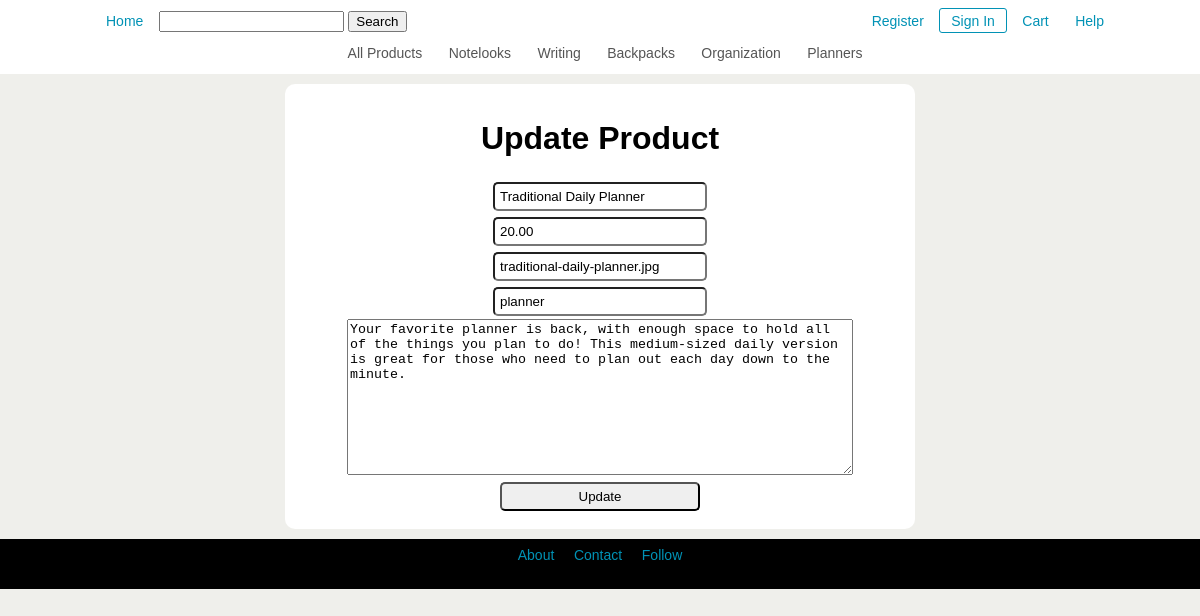
/findProductUpdate.php?productid=1000002, run on the app's committed database.
### tables this page shows
CREATE TABLE PRODUCTS (ProductID INTEGER(7) NOT NULL AUTO_INCREMENT, Name CHAR(40), Price NUMERIC(5,2), Category CHAR(20),PhotoReference VARCHAR(1000), Description VARCHAR(1000), Stock INT(3), PRIMARY KEY (ProductID));

### findProductUpdate.php (the view, shortened to what this page needs)
<!DOCTYPE html>
<html xmlns="http://www.w3.org/1999/xhtml" xml:lang="en" />
<head>
	<link type="text/css" rel="stylesheet" href="style.css" />
	<link rel="stylesheet" type="text/css" href="form-style.css">
</head>
<body>
	<header>
		<nav>
			<div id="general-nav">
				<ul>
					<div id="float-left">
						<form action="search.php" method="get" onsubmit="return checkSearch(this)" name="search-box">
							<li><a href="index.php">Home</a></li>
							<div class="search-box">
								<input type="text" id="searchtext" name="searchtext" value="<?php echo $_SESSION['prevsearch'];?>" />
								<input type="submit" id="submit" value="Search" name="searchbutton" />
							</div>
						</form>
					</div>
					<div id="float-right">
						<li><a href="register.php">Register</a></li>
						<li id="sign-in"><a href="login.php">Sign In</a></li>
						<li><a href="cart.php">Cart</a></li>
						<li><a href="help.php">Help</a></li>
					</div>
				</ul>
			</div>
			<div id="product-nav">
				<ul>
					<li><a href="search.php?searchtext=&searchbutton=Search">All Products</a></li>
					<li><a href="search.php?searchtext=notelook">Notelooks</a></li>
					<li><a href="search.php?searchtext=writing">Writing</a></li>
					<li><a href="search.php?searchtext=bag">Backpacks</a></li>
					<li><a href="search.php?searchtext=organization">Organization</a></li>
					<li><a href="search.php?searchtext=planner">Planners</a></li>
				</ul>
			</div>
		</nav>
	</header>
	<div id="content">
		<?php
			$productid = $_GET['productid'];
		    $query = "SELECT * FROM PRODUCTS WHERE ProductID='".$productid."';";
		    $result = mysql_query($query);
		    if (mysql_num_rows($result) == 0) {
		    	print "Product does not exist in database.";
		    } else {
				print "<div class=\"form-box\">";
				while ($row = mysql_fetch_array($result)) {
					print "<h1>Update Product</h1>
					<form id=\"updateproduct\" action=\"updateThisProduct.php\" method=\"post\" onsubmit=\"return checkAddProduct(this)\" >
						<input type=\"text\" value=\"".$row['Name']."\" name=\"name\" id=\"name\" /><br />
						<input type=\"text\" value=\"".$row['Price']."\" name=\"price\" id=\"price\" /><br />
						<input type=\"text\" value=\"".substr($row['PhotoReference'], strpos($row['PhotoReference'], "/"))."\" name=\"photoref\" id=\"photoref\" /><br />
						<input type=\"text\" value=\"".$row['Category']."\" name=\"category\" id=\"category\" /><br />
						<textarea name=\"description\" id=\"description\">".$row['Description']."</textarea><br />
						<input type=\"hidden\" value=\"".$row['ProductID']."\" name=\"productid\" id=\"productid\" />
						<input type=\"submit\" value=\"Update\" />
					</form>";
				}
			}
		?>
	</div>
	<footer>
		<ul>
			<li><a href="about.php">About</a></li>
			<li><a href="contact.php">Contact</a></li>
			<li><a href="http://practicalstudent.tumblr.com/">Follow</a></li>
		</ul>
	</footer>
</body>
</html>

### style.css (style rules this page uses)
body { font-family: "Arial", "Helvetica", sans-serif; font-size: 14; text-align: center; padding: 0; background-color: #EFEFEB; margin: 0px; }
a { color: #0192B5; text-decoration: none; }
nav { margin: 0; padding: 5px; background-color: #FFF; text-align: center; width: 100%; }
nav ul { list-style-type: none; margin: 0 auto; padding: 0; width: 85%; }
nav li { display: inline; text-align: center; padding: 3px; }
nav a { text-decoration: none; color: #555; display: inline-block; padding: 8px; font-size: 14px; }
#float-left { float: left; }
#float-left form { margin: 0; padding: 0; }
#float-right { float: right; }
#general-nav a { font-size: 16; color: #0192B5; }
.search-box { display: inline; }
#product-nav ul { clear: both; }
#sign-in { border: 1px solid #0192B5; border-radius: 3px; }
div { display: block; }
footer { clear: both; margin: 0; padding: 0; text-align: center; font-size: 13px; background-color: #000; height: 50px; }
footer ul { list-style-type: none; margin: 0 auto; padding: 0; }
footer li { display: inline; text-align: center; }
footer a { text-decoration: none; color: #0192B5; display: inline-block; padding: 8px; font-size: 14px; }

### form-style.css (style rules this page uses)
.form-box { clear: both; height: 100%; width: 50%; position: relative; text-align: center; margin: 10px auto; padding: 15px; background-color: #FFF; border-radius: 10px; }
.form-box form { margin: 0 auto; padding: 0; }
.form-box form input { padding: 5px; margin: 3px; width: 200px; border-radius: 5px; }
.form-box textarea { width: 500px; height: 150px; }

### data on the page
products: name "Traditional Daily Planner", price "20.00", photoref "traditional-daily-planner.jpg", category "planner", description "Your favorite planner is back, with enough space to hold all of the things you plan to do! This medium-sized daily version is great for those who need to plan out each day down to the minute."
